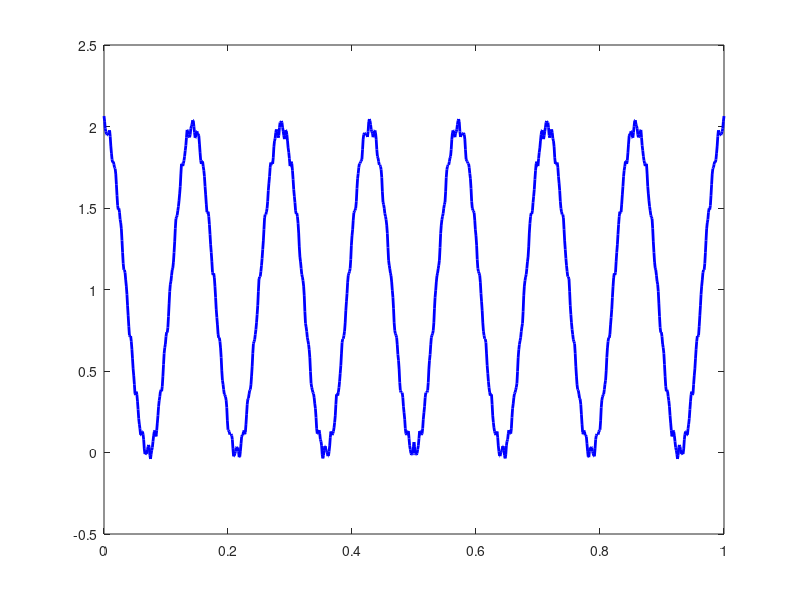
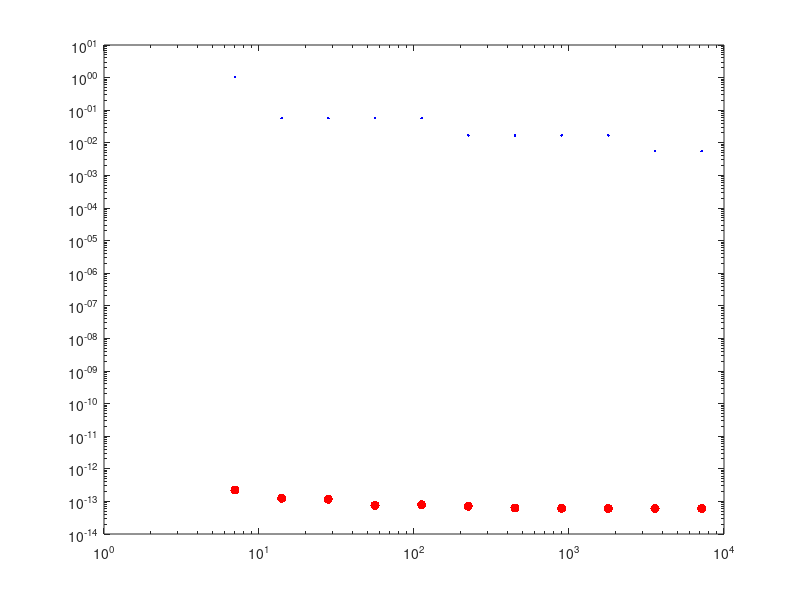

Write the MATLAB code that produced these figures, in order.
% 1D Quasi-Standard Error experiments

%% Initialize
clear all, close all
Mavg=7;
mmax=10;
nvec=2.^(0:mmax)';
nmax=nvec(end)*Mavg;
fudge=1;
nplot=1000;

funname='sparsespect';
switch funname
    case 'hump'
        pow=3;
        testfun=@(x) (x.*(1-x)).^pow;
        syms xsym; fsym=testfun(xsym);
        exactInteg=double(int(fsym,0,1));
    case 'sparsespect'
        mMaxFreq=20;
        mskip=4;
        logFreqVec=(0:mskip:mMaxFreq)';
        freqVec=(2.^logFreqVec)*Mavg;
        testfun=@(x) 1+ ...
            sum(cos(((2*pi)*freqVec)*x).*repmat(1./(1+logFreqVec).^2,1,length(x)),1);
        exactInteg=1;
end

shift=rand(1,1)/nmax;
xnode=(0:nmax-1)./nmax+shift;
fnode=testfun(xnode);

%% Compute integral
appxInteg=zeros(mmax,1);
qse=appxInteg;
for m=0:mmax
    n=nvec(m+1);
    nskip=2^(mmax-m);
    fuse=fnode(1:nskip:nmax);
    fpart=reshape(fuse,Mavg,n);
    appxIntegPart=mean(fpart,2);
    appxInteg(m+1)=mean(appxIntegPart);
    qse(m+1)=std(appxIntegPart)/sqrt(Mavg);
end
trueErr=abs(exactInteg-appxInteg);
errEst=fudge*qse;

%% Plot
figure;
xplot=(0:nplot)/nplot;
fplot=testfun(xplot);
plot(xplot,fplot,'b-',...
    'linewidth',2)

figure;
loglog(nvec*Mavg,trueErr,'b.',...
    nvec*Mavg,errEst,'r.',...
    'markersize',20)



